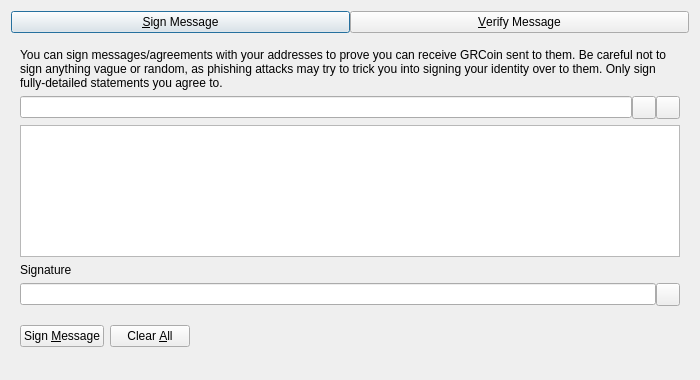
<?xml version="1.0" encoding="UTF-8"?>
<ui version="4.0">
 <class>SignVerifyMessageDialog</class>
 <widget class="QDialog" name="SignVerifyMessageDialog">
  <property name="geometry">
   <rect>
    <x>0</x>
    <y>0</y>
    <width>700</width>
    <height>380</height>
   </rect>
  </property>
  <property name="windowTitle">
   <string>Signatures - Sign / Verify a Message</string>
  </property>
  <property name="modal">
   <bool>true</bool>
  </property>
  <layout class="QVBoxLayout" name="verticalLayout">
   <item>
    <layout class="QHBoxLayout" name="horizontalLayout_Buttons_2">
     <property name="spacing">
      <number>0</number>
     </property>
     <property name="topMargin">
      <number>0</number>
     </property>
     <item>
      <widget class="QPushButton" name="btnSignMessage">
       <property name="text">
        <string>&amp;Sign Message</string>
       </property>
       <property name="checkable">
        <bool>true</bool>
       </property>
      </widget>
     </item>
     <item>
      <widget class="QPushButton" name="btnVerifyMessage">
       <property name="text">
        <string>&amp;Verify Message</string>
       </property>
       <property name="checkable">
        <bool>true</bool>
       </property>
      </widget>
     </item>
    </layout>
   </item>
   <item>
    <widget class="QStackedWidget" name="stackedWidgetSig">
     <property name="minimumSize">
      <size>
       <width>0</width>
       <height>0</height>
      </size>
     </property>
     <property name="currentIndex">
      <number>0</number>
     </property>
     <widget class="QWidget" name="pageSignMessage">
      <layout class="QVBoxLayout" name="verticalLayout_SM">
       <item>
        <widget class="QLabel" name="infoLabel_SM">
         <property name="text">
          <string>You can sign messages/agreements with your addresses to prove you can receive GRCoin sent to them. Be careful not to sign anything vague or random, as phishing attacks may try to trick you into signing your identity over to them. Only sign fully-detailed statements you agree to.</string>
         </property>
         <property name="textFormat">
          <enum>Qt::PlainText</enum>
         </property>
         <property name="wordWrap">
          <bool>true</bool>
         </property>
        </widget>
       </item>
       <item>
        <layout class="QHBoxLayout" name="horizontalLayout_1_SM">
         <property name="spacing">
          <number>0</number>
         </property>
         <item>
          <widget class="QValidatedLineEdit" name="addressIn_SM">
           <property name="toolTip">
            <string>The GRCoin address to sign the message with</string>
           </property>
          </widget>
         </item>
         <item>
          <widget class="QToolButton" name="addressBookButton_SM">
           <property name="toolTip">
            <string>Choose previously used address</string>
           </property>
           <property name="text">
            <string/>
           </property>
           <property name="shortcut">
            <string>Alt+A</string>
           </property>
          </widget>
         </item>
         <item>
          <widget class="QToolButton" name="pasteButton_SM">
           <property name="toolTip">
            <string>Paste address from clipboard</string>
           </property>
           <property name="text">
            <string/>
           </property>
           <property name="shortcut">
            <string>Alt+P</string>
           </property>
          </widget>
         </item>
        </layout>
       </item>
       <item>
        <widget class="QPlainTextEdit" name="messageIn_SM">
         <property name="toolTip">
          <string>Enter the message you want to sign here</string>
         </property>
        </widget>
       </item>
       <item>
        <widget class="QLabel" name="signatureLabel_SM">
         <property name="text">
          <string>Signature</string>
         </property>
         <property name="textFormat">
          <enum>Qt::PlainText</enum>
         </property>
        </widget>
       </item>
       <item>
        <layout class="QHBoxLayout" name="horizontalLayout_2_SM">
         <property name="spacing">
          <number>0</number>
         </property>
         <item>
          <widget class="QLineEdit" name="signatureOut_SM">
           <property name="readOnly">
            <bool>true</bool>
           </property>
          </widget>
         </item>
         <item>
          <widget class="QToolButton" name="copySignatureButton_SM">
           <property name="toolTip">
            <string>Copy the current signature to the system clipboard</string>
           </property>
           <property name="text">
            <string/>
           </property>
          </widget>
         </item>
        </layout>
       </item>
       <item>
        <layout class="QHBoxLayout" name="horizontalLayout_3_SM">
         <item>
          <widget class="QPushButton" name="signMessageButton_SM">
           <property name="toolTip">
            <string>Sign the message to prove you own this GRCoin address</string>
           </property>
           <property name="text">
            <string>Sign &amp;Message</string>
           </property>
           <property name="autoDefault">
            <bool>false</bool>
           </property>
          </widget>
         </item>
         <item>
          <widget class="QPushButton" name="clearButton_SM">
           <property name="toolTip">
            <string>Reset all sign message fields</string>
           </property>
           <property name="text">
            <string>Clear &amp;All</string>
           </property>
           <property name="autoDefault">
            <bool>false</bool>
           </property>
          </widget>
         </item>
         <item>
          <spacer name="horizontalSpacer_1_SM">
           <property name="orientation">
            <enum>Qt::Horizontal</enum>
           </property>
           <property name="sizeHint" stdset="0">
            <size>
             <width>40</width>
             <height>48</height>
            </size>
           </property>
          </spacer>
         </item>
         <item>
          <widget class="QLabel" name="statusLabel_SM">
           <property name="text">
            <string/>
           </property>
           <property name="wordWrap">
            <bool>true</bool>
           </property>
          </widget>
         </item>
         <item>
          <spacer name="horizontalSpacer_2_SM">
           <property name="orientation">
            <enum>Qt::Horizontal</enum>
           </property>
           <property name="sizeHint" stdset="0">
            <size>
             <width>40</width>
             <height>48</height>
            </size>
           </property>
          </spacer>
         </item>
        </layout>
       </item>
      </layout>
     </widget>
     <widget class="QWidget" name="pageVerifyMessage">
      <layout class="QVBoxLayout" name="verticalLayout_VM">
       <item>
        <widget class="QLabel" name="infoLabel_VM">
         <property name="text">
          <string>Enter the receiver's address, message (ensure you copy line breaks, spaces, tabs, etc. exactly) and signature below to verify the message. Be careful not to read more into the signature than what is in the signed message itself, to avoid being tricked by a man-in-the-middle attack. Note that this only proves the signing party receives with the address, it cannot prove sendership of any transaction!</string>
         </property>
         <property name="textFormat">
          <enum>Qt::PlainText</enum>
         </property>
         <property name="alignment">
          <set>Qt::AlignLeading|Qt::AlignLeft|Qt::AlignTop</set>
         </property>
         <property name="wordWrap">
          <bool>true</bool>
         </property>
        </widget>
       </item>
       <item>
        <layout class="QHBoxLayout" name="horizontalLayout_1_VM">
         <property name="spacing">
          <number>0</number>
         </property>
         <item>
          <widget class="QValidatedLineEdit" name="addressIn_VM">
           <property name="toolTip">
            <string>The GRCoin address the message was signed with</string>
           </property>
          </widget>
         </item>
         <item>
          <widget class="QToolButton" name="addressBookButton_VM">
           <property name="toolTip">
            <string>Choose previously used address</string>
           </property>
           <property name="text">
            <string/>
           </property>
           <property name="shortcut">
            <string>Alt+A</string>
           </property>
          </widget>
         </item>
        </layout>
       </item>
       <item>
        <widget class="QPlainTextEdit" name="messageIn_VM"/>
       </item>
       <item>
        <widget class="QValidatedLineEdit" name="signatureIn_VM"/>
       </item>
       <item>
        <layout class="QHBoxLayout" name="horizontalLayout_2_VM">
         <item>
          <widget class="QPushButton" name="verifyMessageButton_VM">
           <property name="toolTip">
            <string>Verify the message to ensure it was signed with the specified GRCoin address</string>
           </property>
           <property name="text">
            <string>Verify &amp;Message</string>
           </property>
           <property name="autoDefault">
            <bool>false</bool>
           </property>
          </widget>
         </item>
         <item>
          <widget class="QPushButton" name="clearButton_VM">
           <property name="toolTip">
            <string>Reset all verify message fields</string>
           </property>
           <property name="text">
            <string>Clear &amp;All</string>
           </property>
           <property name="autoDefault">
            <bool>false</bool>
           </property>
          </widget>
         </item>
         <item>
          <spacer name="horizontalSpacer_1_VM">
           <property name="orientation">
            <enum>Qt::Horizontal</enum>
           </property>
           <property name="sizeHint" stdset="0">
            <size>
             <width>40</width>
             <height>48</height>
            </size>
           </property>
          </spacer>
         </item>
         <item>
          <widget class="QLabel" name="statusLabel_VM">
           <property name="text">
            <string/>
           </property>
           <property name="wordWrap">
            <bool>true</bool>
           </property>
          </widget>
         </item>
         <item>
          <spacer name="horizontalSpacer_2_VM">
           <property name="orientation">
            <enum>Qt::Horizontal</enum>
           </property>
           <property name="sizeHint" stdset="0">
            <size>
             <width>40</width>
             <height>48</height>
            </size>
           </property>
          </spacer>
         </item>
        </layout>
       </item>
      </layout>
     </widget>
    </widget>
   </item>
  </layout>
 </widget>
 <customwidgets>
  <customwidget>
   <class>QValidatedLineEdit</class>
   <extends>QLineEdit</extends>
   <header>qt/qvalidatedlineedit.h</header>
  </customwidget>
 </customwidgets>
 <resources>
  <include location="../grcoin.qrc"/>
 </resources>
 <connections/>
</ui>
